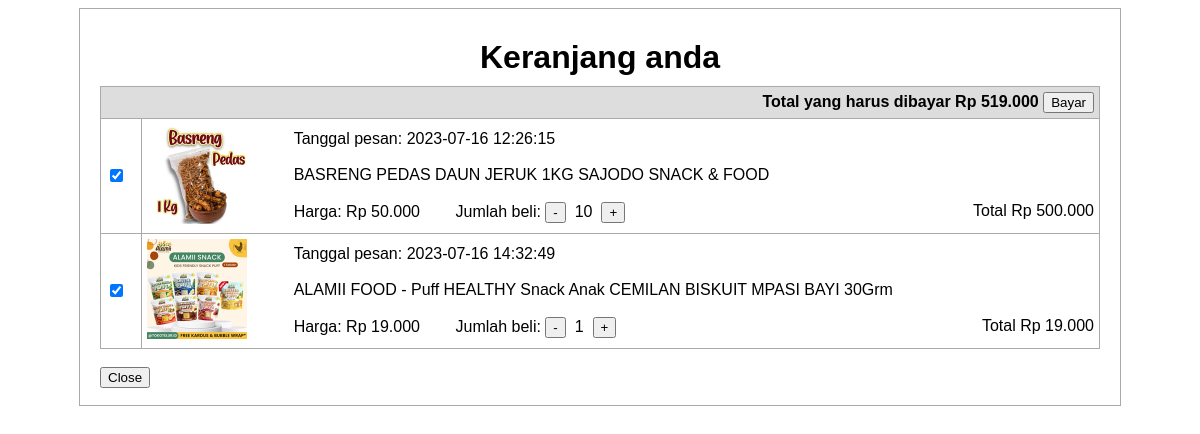
Page /ecommerce/keranjang.php?id=1 on the committed database.
### tables this page shows
CREATE TABLE `produk` (
  `id` int(11) NOT NULL,
  `nama` varchar(255) DEFAULT NULL,
  `harga` int(11) DEFAULT NULL,
  `deskripsi` longtext DEFAULT NULL,
  `file` varchar(255) DEFAULT NULL,
  `kategori` varchar(255) NOT NULL
);

CREATE TABLE `keranjang` (
  `id_keranjang` int(11) NOT NULL,
  `id_user` int(11) NOT NULL,
  `id_produk` int(11) NOT NULL,
  `jumlah` int(11) NOT NULL,
  `tanggal_pesan` datetime NOT NULL,
  `catatan` varchar(255) NOT NULL,
  `checked` varchar(10) NOT NULL
);

### ecommerce/keranjang.php (the view, shortened to what this page needs)
<!DOCTYPE html>
<html>
<head>
</head>
<body>
<?php
$con=mysqli_connect("localhost","root","","produk");
if($_GET["mode"]="keranjang_browse"){
	$q=mysqli_query($con,
		"SELECT
			keranjang.id_keranjang,
			user.full_name,
			user.status,
			produk.nama,
			produk.file,
			produk.harga,
			keranjang.jumlah,
			produk.harga*keranjang.jumlah AS sub_total,
			keranjang.tanggal_pesan,
			keranjang.catatan,
			keranjang.checked
		FROM keranjang
		JOIN user ON user.id=keranjang.id_user
		JOIN produk ON produk.id=keranjang.id_produk
		WHERE user.id='$_GET[id]'
		ORDER BY keranjang.tanggal_pesan
	");
	if(mysqli_num_rows($q)>0){
		$row="";
		$total=0;
		while($h=mysqli_fetch_array($q)){
			$row=$row.
				"<tr ".($h["checked"]==""?"style='color:#aaaaaa'":"").">
					<td>
						<a href='temp.php?mode=keranjang_checked&id_keranjang=$h[id_keranjang]'>
							<input type='checkbox' $h[checked]>
						</a>
					</td>
					<td style='border-right:none'><img src='produk/$h[file]' width=100></td>
					<td style='border-left:none'>
						Tanggal pesan: $h[tanggal_pesan]<br><br>
						$h[nama]
						<br><br>
						Harga: Rp ".number_format($h["harga"],0,".",".")."
						&nbsp;&nbsp;&nbsp;&nbsp;&nbsp;&nbsp;
						Jumlah beli:
						<a href='temp.php?mode=keranjang_minus&id_keranjang=$h[id_keranjang]'><button>-</button></a>
						&nbsp;$h[jumlah]&nbsp;
						<a href='temp.php?mode=keranjang_plus&id_keranjang=$h[id_keranjang]'><button>+</button></a>
						<span style='float:right'>Total Rp ".number_format($h["sub_total"],0,".",".")."</span>
					</td>
			</tr>";
			$total=$total+($h["checked"]==""?0:$h["sub_total"]);
		}
		echo
			"<div class='div'>
				<h1 style='margin:10px;text-align:center;'>Keranjang anda</h1>
				<table class='table'>
					<tr>
						<th style='text-align:right' colspan=3>
							Total yang harus dibayar Rp ".number_format($total,0,".",".")."
							<button>Bayar</button>
						</th>
					</tr>
					$row
				</table>
				<br>
				<a href='index.php' style='float:left'><button>Close</button></a>
				<br>
			</div>";
	}
}
?>
</body>
</html>

### ecommerce/keranjang.php (style rules this page uses)
.div { width:1000px;margin:auto;padding:20px;border:solid 1px #aaaaaa;font:16px arial }
.table { width:100%;border-collapse:collapse }
.table th { padding:5px;border:solid 1px #aaaaaa;background:#dddddd }
.table td { padding:5px;border:solid 1px #aaaaaa }

### rows in the picture
produk: file (picture), nama "BASRENG PEDAS DAUN JERUK 1KG SAJODO SNACK & FOOD", harga "50.000"
keranjang: tanggal_pesan "2023-07-16 12:26:15", jumlah "10"
produk: file (picture), nama "ALAMII FOOD - Puff HEALTHY Snack Anak CEMILAN BISKUIT MPASI BAYI 30Grm", harga "19.000"
keranjang: tanggal_pesan "2023-07-16 14:32:49", jumlah "1"

### other values in the picture
$total "519.000"
$h["sub_total"] "500.000 19.000"
